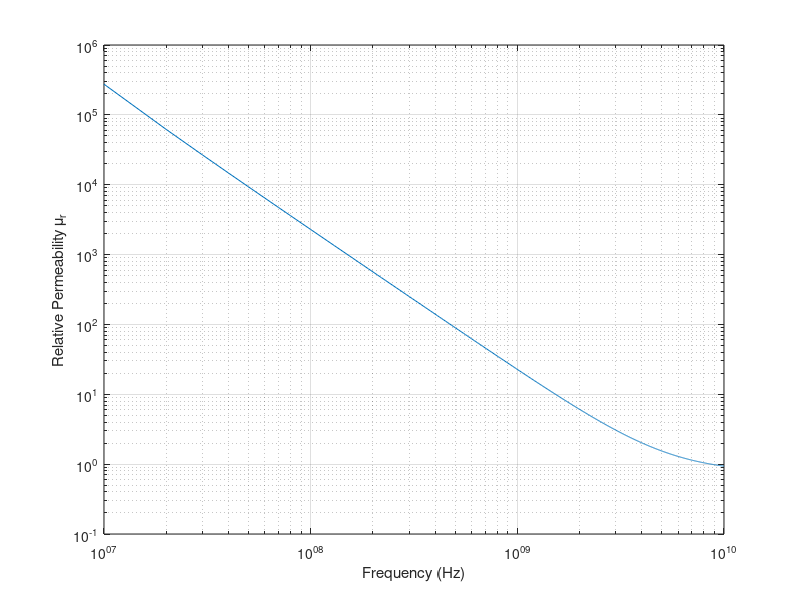

This figure's MATLAB source:
clc;clear all;
fi=fopen('Permeability.txt');
l=fgetl(fi);
in=1;
while ischar(l)
%for kj=1:81
    %%disp(l);
    text{in}=l;
    data{in}=sscanf(text{in},'%f %f');
    f(in)=(data{in}(1));
    eps(in)=data{in}(2);
    
    l=fgetl(fi);
    in=in+1;
end

epsr=0.9999;
a0=1e-4;%0.1mm
c0=2.99792458e8;%Speed of Light (m/s)
f0=c0/a0;%3000GHz
t0=1/f0;%0.33e-12 (s)
mu0=4*pi*(1e-7);% (H/m)
eps0=8.854187817e-12;% (F/m)

loglog(f,eps);
grid('on')
xlabel('Frequency (Hz)')
ylabel('Relative Permeability \mu_r')
